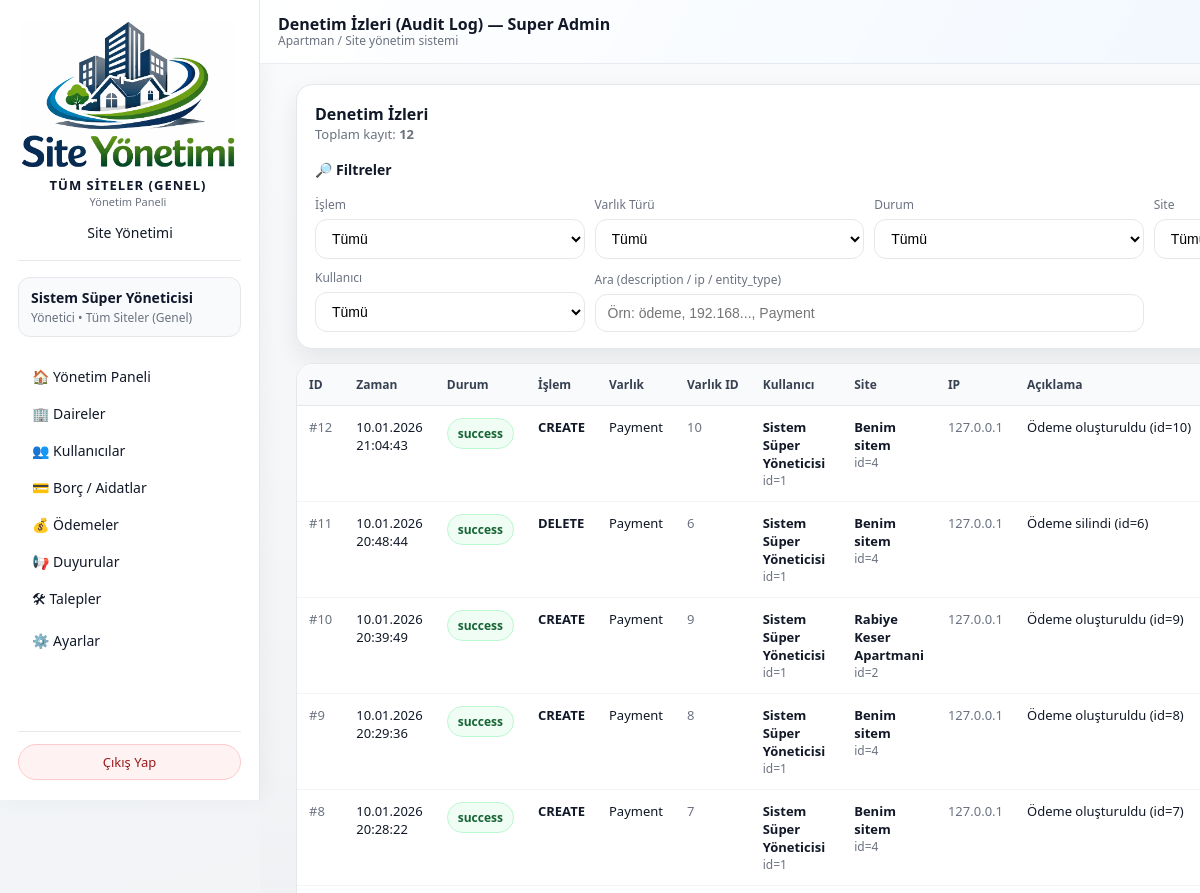
Page /admin/audit-logs (signed in, upper part) on the earlier database version.
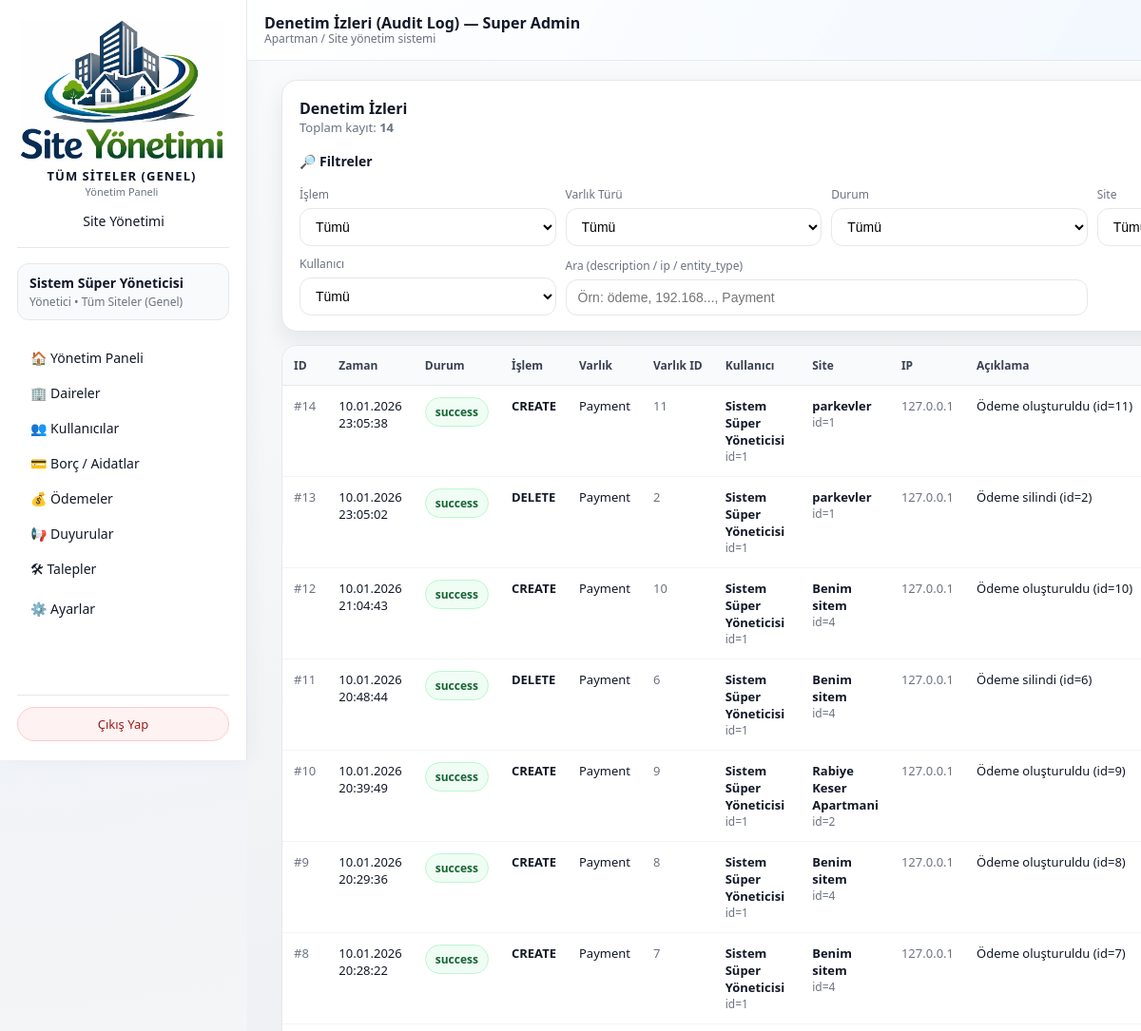
Same page on the later database version.
### models/user_model.py (models this page shows, shortened)
class User(db.Model):
    __tablename__ = "users"
    id = db.Column(db.Integer, primary_key=True)
    name = db.Column(db.String(120), nullable=False)
    email = db.Column(db.String(120), unique=True, nullable=False, index=True)
    phone = db.Column(db.String(32), nullable=True)
    password_hash = db.Column(db.String(255), nullable=False)
    role = db.Column(db.String(20), nullable=False, default="resident")
    site_id = db.Column(db.Integer, db.ForeignKey("sites.id"), nullable=True)
    apartment_id = db.Column(
        db.Integer,
        db.ForeignKey("apartments.id"),
        nullable=True,
    )
    is_active = db.Column(db.Boolean, default=True, nullable=False)

### audit_logging.py (models this page shows, shortened)
class AuditLog(db.Model):
    __tablename__ = "audit_logs"
    id = Column(Integer, primary_key=True)
    user_id = Column(Integer, ForeignKey("users.id"), nullable=True)  # eğer user tablon 'users' ise
    user = relationship("User", foreign_keys=[user_id], lazy="joined")
    site_id = Column(Integer, ForeignKey("sites.id"), nullable=True)  # ✅ düzeltildi
    site = relationship("Site", foreign_keys=[site_id], lazy="joined")
    action = Column(String(50), nullable=False)
    entity_type = Column(String(50), nullable=False)
    entity_id = Column(Integer, nullable=True)
    ip_address = Column(String(45), nullable=True)
    user_agent = Column(String(500), nullable=True)
    old_values = Column(Text, nullable=True)
    new_values = Column(Text, nullable=True)
    description = Column(String(255), nullable=True)
    created_at = Column(DateTime, default=datetime.utcnow, nullable=False)
    status = Column(String(20), default="success")
    error_message = Column(Text, nullable=True)

### models/site_model.py (models this page shows, shortened)
class Site(db.Model):
    __tablename__ = "sites"
    id = db.Column(db.Integer, primary_key=True)
    name = db.Column(db.String(150), nullable=False, unique=True)
    description = db.Column(db.String(255), nullable=True)
    db_path = db.Column(db.String(255), nullable=True)
    is_active = db.Column(db.Boolean, nullable=False, default=True)
    users = db.relationship("User", backref="site", lazy="dynamic")

### routes/admin_routes.py (the view, shortened to what this page needs)
@admin_bp.route("/audit-logs", methods=["GET"])
@admin_required
def audit_logs():
    if not _require_super_admin():
        flash("Bu sayfayı sadece Süper Admin görüntüleyebilir.", "error")
        return redirect(url_for("admin.dashboard"))
    page = request.args.get("page", 1, type=int) or 1
    if page < 1:
        page = 1
    per_page = 50
    action = (request.args.get("action") or "").strip()
    entity_type = (request.args.get("entity_type") or "").strip()
    status = (request.args.get("status") or "").strip()
    site_id = request.args.get("site_id", type=int)
    user_id = request.args.get("user_id", type=int)
    q = (request.args.get("q") or "").strip()  # description / ip / entity_id araması
    try:
        query = AuditLog.query
        if action:
            query = query.filter(AuditLog.action == action)
        if entity_type:
            query = query.filter(AuditLog.entity_type == entity_type)
        if status:
            query = query.filter(AuditLog.status == status)
        if site_id:
            query = query.filter(AuditLog.site_id == site_id)
        if user_id:
            query = query.filter(AuditLog.user_id == user_id)
        total = query.count()
        logs = (
            query
            .order_by(AuditLog.created_at.desc())
            .offset((page - 1) * per_page)
            .limit(per_page)
            .all()
        )
        pages = (total + per_page - 1) // per_page if total > 0 else 1
        distinct_pairs = db.session.query(AuditLog.entity_type, AuditLog.action).distinct().all()
        all_entity_types = sorted({et for et, act in distinct_pairs if et})
        all_actions = sorted({act for et, act in distinct_pairs if act})
        all_sites = Site.query.order_by(Site.name.asc()).all()
        all_users = User.query.order_by(User.name.asc()).all()
        return render_template(
            "admin/audit_logs.html",
            logs=logs,
            page=page,
            pages=pages,
            total=total,
            filters={
                "action": action,
                "entity_type": entity_type,
                "status": status,
                "site_id": site_id,
                "user_id": user_id,
                "q": q,
            },
            all_actions=all_actions,
            all_entity_types=all_entity_types,
            all_sites=all_sites,
            all_users=all_users,
        )
    except SQLAlchemyError as exc:
        current_app.logger.exception("Audit log listesi alınamadı: %s", exc)
        flash("Audit log listesi alınırken hata oluştu.", "error")
        return redirect(url_for("admin.dashboard"))

### templates/admin/audit_logs.html (shortened to what this page needs)
{% extends "base.html" %}
{% block topbar_title %}Denetim İzleri (Audit Log) — Super Admin{% endblock %}
{% block content %}
<div class="audit-wrap">
  <div class="card">
    <div class="meta-row">
      <div>
        <h2 style="font-size:16px; margin:0;">Denetim İzleri</h2>
        <div class="count">Toplam kayıt: <b>{{ total }}</b></div>
      </div>
    </div>
    <div class="filters-head">
      <div class="filters-title">🔎 Filtreler</div>
    </div>
    <div class="filters-panel" id="filtersPanel" style="display:block;">
      <form method="GET" class="audit-filters" action="{{ url_for('admin.audit_logs') }}">
        <div class="f">
          <label>İşlem</label>
          <select name="action">
            <option value="">Tümü</option>
          </select>
        </div>
        <div class="f">
          <label>Varlık Türü</label>
          <select name="entity_type">
            <option value="">Tümü</option>
          </select>
        </div>
        <div class="f">
          <label>Durum</label>
          <select name="status">
            <option value="">Tümü</option>
          </select>
        </div>
        <div class="f">
          <label>Site</label>
          <select name="site_id">
            <option value="">Tümü</option>
          </select>
        </div>
        <div class="f">
          <label>Kullanıcı</label>
          <select name="user_id">
            <option value="">Tümü</option>
          </select>
        </div>
        <div class="f-wide">
          <label>Ara (description / ip / entity_type)</label>
          <input name="q" value="{{ filters.q }}" placeholder="Örn: ödeme, 192.168..., Payment" />
        </div>
        <div class="f-btn">
        </div>
      </form>
    </div>
  </div>
  <div class="table-wrap">
    <table>
      <thead>
        <tr>
          <th>ID</th>
          <th>Zaman</th>
          <th>Durum</th>
          <th>İşlem</th>
          <th>Varlık</th>
          <th>Varlık ID</th>
          <th>Kullanıcı</th>
          <th>Site</th>
          <th>IP</th>
          <th>Açıklama</th>
        </tr>
      </thead>
      <tbody>
        {% for log in logs %}
          <tr>
            <td class="muted">#{{ log.id }}</td>
            <td>{{ log.created_at.strftime("%d.%m.%Y %H:%M:%S") if log.created_at else "-" }}</td>
            <td>
              {% if log.status == "success" %}
                <span class="badge badge-success">success</span>
              {% else %}
                <span class="badge badge-failure">failure</span>
              {% endif %}
            </td>
            <td><b>{{ log.action }}</b></td>
            <td>{{ log.entity_type }}</td>
            <td class="muted">{{ log.entity_id if log.entity_id is not none else "-" }}</td>
            <td>
              {% if log.user %}
                <b>{{ log.user.name }}</b>
                <div class="muted" style="font-size:12px;">id={{ log.user_id }}</div>
              {% else %}
                <span class="muted">Sistem / Bilinmiyor</span>
              {% endif %}
            </td>
            <td>
              {% if log.site %}
                <b>{{ log.site.name }}</b>
                <div class="muted" style="font-size:12px;">id={{ log.site_id }}</div>
              {% else %}
                <span class="muted">-</span>
              {% endif %}
            </td>
            <td class="muted">{{ log.ip_address or "-" }}</td>
            <td class="desc" title="{{ log.description or '' }}">{{ log.description or "-" }}</td>
          </tr>
        {% endfor %}
      </tbody>
    </table>
  </div>
      {% set args = request.args.to_dict() %}
      {% set prev_page = page - 1 %}
      {% set next_page = page + 1 %}
      {% set args_prev = args.copy() %}
      {% set _ = args_prev.update({"page": prev_page}) %}
      {% set args_next = args.copy() %}
      {% set _ = args_next.update({"page": next_page}) %}
</div>
{% endblock %}

### templates/base.html (shortened to what this page needs)
<!doctype html>
<html lang="{{ session.get('lang','tr') }}">
<head>
  <link rel="stylesheet" href="{{ url_for('static', filename='css/app.css') }}">
</head>
<body class="{% block body_class %}{% endblock %}">
{% set LANG = session.get('lang','tr') %}
{% macro t(k) -%}
  {{ I18N.get(LANG, I18N['tr']).get(k, I18N['tr'].get(k, k)) }}
{%- endmacro %}
<div class="layout">
  <aside class="sidebar" id="sidebar">
    {% set _role = session.get("user_role") %}
    {% set _active_site = session.get("active_site_name") %}
    {% set site_name = session.get("active_site_name")
      or (current_site_name if current_site_name is defined and current_site_name else t('default_brand_name')) %}
    {% if _role == "super_admin" and not _active_site %}
      {% set site_name = t('all_sites_global') %}
    {% endif %}
    <div class="sidebar__header">
      <div class="sidebar__logo-wrapper">
        <img
          src="{{ url_for('static', filename='logo1.png') }}"
          alt="Logo"
          class="sidebar__logo-img"
          style="width:220px; height:150px; object-fit:contain;"
        >
        <div class="sidebar__brand-block">
          <div class="sidebar__brand-title">
            {{ site_name }}
          </div>
          <div class="sidebar__brand-subtitle">
            {{ t('panel_title') }}
          </div>
        </div>
        {% if session.get("user_role") == "super_admin" %}
          <a href="{{ url_for('admin.manage_sites', lang=LANG) }}" class="sidebar__link">
            {{ t('menu_site_mgmt') }}
          </a>
        {% endif %}
      </div>
    </div>
    <div class="sidebar__user">
      {% set user_name = session.get("user_name") %}
      {% set user_role = session.get("user_role") %}
      {% set active_site_name = session.get("active_site_name") %}
      {% set fallback_site_name = session.get("site_name", t('default_site_name')) %}
      {% if user_role == "super_admin" and not active_site_name %}
        {% set fallback_site_name = t('all_sites_global') %}
      {% endif %}
      <div class="sidebar__user-name">
        {% if user_name %}
          {{ user_name }}
        {% else %}
          {{ t('logged_in') }}
        {% endif %}
      </div>
      <div class="sidebar__user-role">
        {% if user_role in ["admin", "super_admin"] %}
          {{ t('role_admin_of') }} {{ active_site_name or fallback_site_name }}
        {% elif user_role == "resident" %}
          {{ t('role_resident_of') }} {{ active_site_name or fallback_site_name }}
        {% else %}
          {{ active_site_name or fallback_site_name }}
        {% endif %}
      </div>
    </div>
    <nav class="sidebar__nav">
      {% set endpoint = request.endpoint or "" %}
      {% if user_role in ["admin", "super_admin"] %}
        <a href="{{ url_for('admin.dashboard', lang=LANG) }}"
           class="sidebar__link {% if endpoint == 'admin.dashboard' %}sidebar__link--active{% endif %}">
          🏠 {{ t('menu_admin_dashboard') }}
        </a>
        <a href="{{ url_for('admin.manage_apartments', lang=LANG) }}"
           class="sidebar__link {% if endpoint == 'admin.manage_apartments' %}sidebar__link--active{% endif %}">
          🏢 {{ t('menu_apartments') }}
        </a>
        <a href="{{ url_for('admin.manage_users', lang=LANG) }}"
           class="sidebar__link {% if endpoint == 'admin.manage_users' %}sidebar__link--active{% endif %}">
          👥 {{ t('menu_users') }}
        </a>
        <a href="{{ url_for('admin.manage_bills', lang=LANG) }}"
           class="sidebar__link {% if endpoint == 'admin.manage_bills' or endpoint == 'admin.dues_summary' %}sidebar__link--active{% endif %}">
          💳 {{ t('menu_bills') }}
        </a>
        <a href="{{ url_for('admin.manage_payments', lang=LANG) }}"
           class="sidebar__link {% if endpoint == 'admin.manage_payments' %}sidebar__link--active{% endif %}">
          💰 {{ t('menu_payments') }}
        </a>
        <a href="{{ url_for('admin.manage_announcements', lang=LANG) }}"
           class="sidebar__link {% if endpoint == 'admin.manage_announcements' %}sidebar__link--active{% endif %}">
          📢 {{ t('menu_announcements') }}
        </a>
        <a href="{{ url_for('admin.manage_tickets', lang=LANG) }}"
           class="sidebar__link {% if endpoint == 'admin.manage_tickets' %}sidebar__link--active{% endif %}">
          🛠 {{ t('menu_tickets') }}
        </a>
        <a href="{{ url_for('admin.settings', lang=LANG) }}"
           class="sidebar__link {% if endpoint == 'admin.settings' %}sidebar__link--active{% endif %}">
          ⚙️ {{ t('menu_settings') }}
        </a>
      {% else %}
        <a href="{{ url_for('admin.dashboard', lang=LANG) }}"
           class="sidebar__link {% if endpoint == 'admin.dashboard' %}sidebar__link--active{% endif %}">
          🏠 {{ t('menu_admin_dashboard') }}
        </a>
      {% endif %}
    </nav>
    <div class="sidebar__footer">
      <a href="{{ url_for('auth.logout', lang=LANG) }}" class="sidebar__logout-btn">
        {{ t('logout') }}
      </a>
    </div>
  </aside>
  <div class="main">
    <header class="topbar">
      <div>
        <div class="topbar__title">
          {% block topbar_title %}{{ t('panel_title') }}{% endblock %}
        </div>
        <div class="topbar__subtitle">
          {% if user_role == "admin" or (user_role == "super_admin" and active_site_name) %}
            {{ t('admin_view') }}
          {% elif user_role == "resident" %}
            {{ t('resident_view') }}
          {% else %}
            {{ t('system_view') }}
          {% endif %}
        </div>
      </div>
          {% set nxt = request.full_path %}
    </header>
    <main class="content">
      {% block content %}{% endblock %}
    </main>
  </div>
</div>
</body>
</html>

Differences in the rows shown:
added AuditLog: id "14", created_at "10.01.2026 23:05:38", status "success", action "CREATE", entity_type "Payment", entity "11", user.name "Sistem Süper Yöneticisi", user_id "1", site.name "parkevler", site_id "1", ip_address "127.0.0.1", description "Ödeme oluşturuldu (id=11)"
added AuditLog: id "13", created_at "10.01.2026 23:05:02", status "success", action "DELETE", entity_type "Payment", entity "2", user.name "Sistem Süper Yöneticisi", user_id "1", site.name "parkevler", site_id "1", ip_address "127.0.0.1", description "Ödeme silindi (id=2)"
Other differences:
{{ total }}: "12" → "14"
